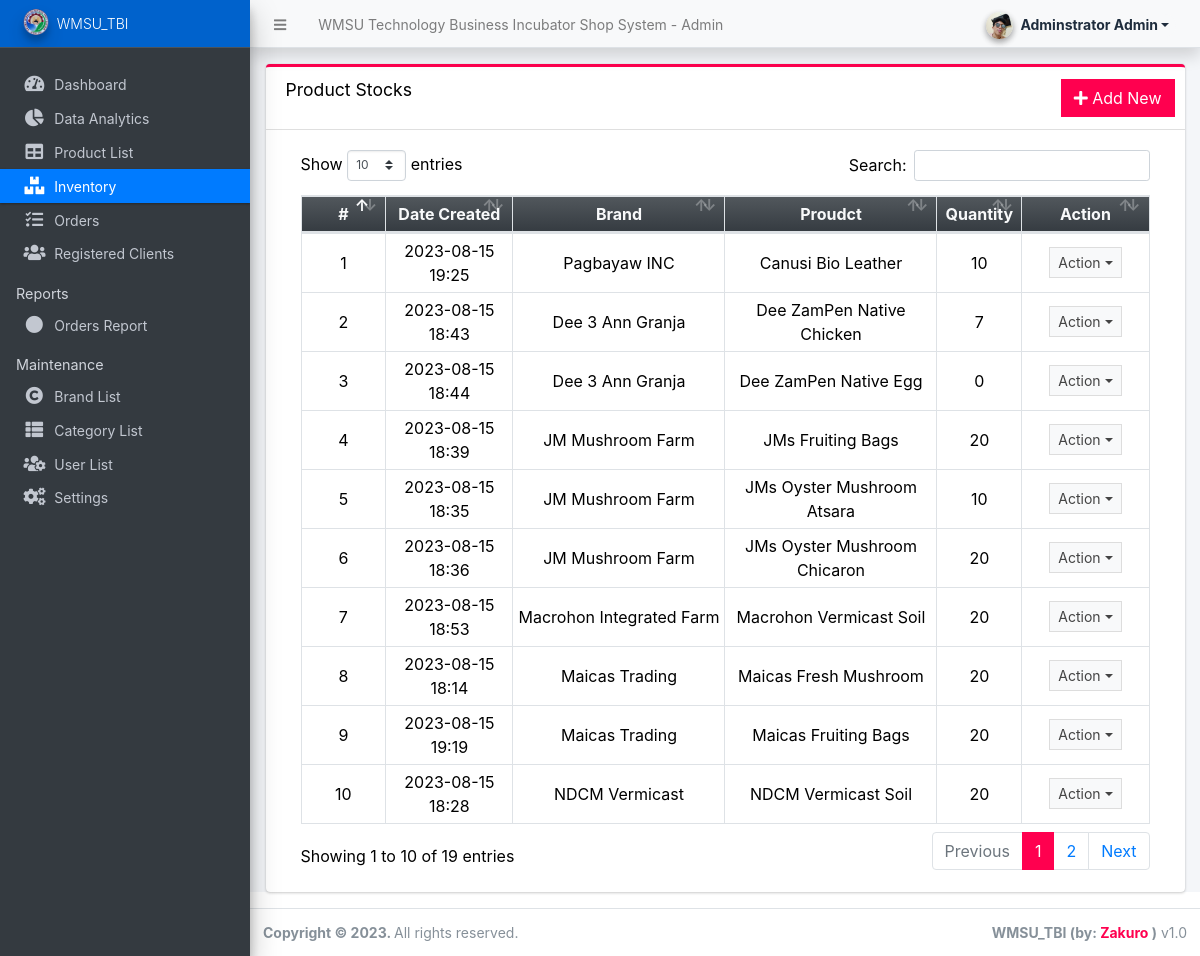
Screenshot of /admin/?page=inventory (signed in) with the database file from the repository.
### tables this page shows
CREATE TABLE `product_list` (
  `id` int(30) NOT NULL,
  `brand_id` int(30) NOT NULL,
  `category_id` int(30) NOT NULL,
  `name` text NOT NULL,
  `models` text NOT NULL,
  `description` text NOT NULL,
  `price` float NOT NULL DEFAULT 0,
  `status` tinyint(1) NOT NULL DEFAULT 1,
  `image_path` text NOT NULL,
  `delete_flag` tinyint(1) NOT NULL DEFAULT 0,
  `date_created` datetime NOT NULL DEFAULT current_timestamp(),
  `date_updated` datetime DEFAULT NULL ON UPDATE current_timestamp()
);

CREATE TABLE `brand_list` (
  `id` int(30) NOT NULL,
  `name` text NOT NULL,
  `image_path` text NOT NULL,
  `delete_flag` tinyint(1) NOT NULL DEFAULT 0,
  `status` tinyint(1) NOT NULL DEFAULT 1,
  `date_created` datetime NOT NULL DEFAULT current_timestamp(),
  `date_updated` datetime DEFAULT NULL ON UPDATE current_timestamp()
);

### admin/inventory/index.php (the view, shortened to what this page needs)
<div class="card card-outline card-primary">
	<div class="card-header">
		<h3 class="card-title">Product Stocks</h3>
		<div class="card-tools">
			<a href="javascript:void(0)" id="add_new" class="btn btn-flat btn-primary"><span class="fas fa-plus"></span>  Add New</a>
		</div>
	</div>
	<div class="card-body">
		<div class="container-fluid">
        <div class="container-fluid">
			<table class="table table-bordered table-stripped">
				<colgroup>
					<col width="10%">
					<col width="15%">
					<col width="25%">
					<col width="25%">
					<col width="10%">
					<col width="15%">
				</colgroup>
				<thead>
					<tr class="bg-gradient-dark text-light">
						<th class="text-center">#</th>
						<th class="text-center">Date Created</th>
						<th class="text-center">Brand</th>
						<th class="text-center">Proudct</th>
						<th class="text-center">Quantity</th>
						<th class="text-center">Action</th>
					</tr>
				</thead>
				<tbody>
					<?php
					$i = 1;
						$qry = $conn->query("SELECT p.*,b.name as brand from `product_list` p inner join brand_list b on p.brand_id = b.id where p.delete_flag = 0 order by (p.`name`) asc ");
						while($row = $qry->fetch_assoc()):
							$row['stocks'] = $conn->query("SELECT SUM(quantity) FROM stock_list where product_id = '{$row['id']}'")->fetch_array()[0];
							$row['out'] = $conn->query("SELECT SUM(quantity) FROM order_items where product_id = '{$row['id']}' and order_id in (SELECT id FROM order_list where `status` != 5) ")->fetch_array()[0];
							$row['stocks'] = $row['stocks'] > 0 ? $row['stocks'] : 0;
        					$row['out'] = $row['out'] > 0 ? $row['out'] : 0;
							$row['available'] = $row['stocks'] -$row['out'];
					?>
						<tr>
							<td class="text-center"><?php echo $i++; ?></td>
							<td class="text-center"><?php echo date("Y-m-d H:i",strtotime($row['date_created'])) ?></td>
							<td class="text-center"><?php echo ucwords($row['brand']) ?></td>
							<td class="text-center"><?php echo ucwords($row['name']) ?></td>
							<td class="text-center"><?= number_format($row['available']) ?></td>
							<td class="text-center">
								 <button type="button" class="btn btn-flat btn-default btn-sm dropdown-toggle dropdown-icon" data-toggle="dropdown">
				                  		Action
				                  </button>
							</td>
						</tr>
					<?php endwhile; ?>
				</tbody>
			</table>
		</div>
		</div>
	</div>
</div>

### rows the page displays
product_list: date_created "2023-08-15 19:25", brand.name "Pagbayaw INC", name "Canusi Bio Leather", available "10"
product_list: date_created "2023-08-15 18:43", brand.name "Dee 3 Ann Granja", name "Dee ZamPen Native Chicken", available "7"
product_list: date_created "2023-08-15 18:44", brand.name "Dee 3 Ann Granja", name "Dee ZamPen Native Egg", delete_flag "0"
product_list: date_created "2023-08-15 18:39", brand.name "JM Mushroom Farm", name "JMs Fruiting Bags", available "20"
product_list: date_created "2023-08-15 18:35", brand.name "JM Mushroom Farm", name "JMs Oyster Mushroom Atsara", available "10"
product_list: date_created "2023-08-15 18:36", brand.name "JM Mushroom Farm", name "JMs Oyster Mushroom Chicaron", available "20"
product_list: date_created "2023-08-15 18:53", brand.name "Macrohon Integrated Farm", name "Macrohon Vermicast Soil", available "20"
product_list: date_created "2023-08-15 18:14", brand.name "Maicas Trading", name "Maicas Fresh Mushroom", available "20"
product_list: date_created "2023-08-15 19:19", brand.name "Maicas Trading", name "Maicas Fruiting Bags", category "20"
product_list: date_created "2023-08-15 18:28", brand.name "NDCM Vermicast", name "NDCM Vermicast Soil", available "20"

### other values shown
$_settings->info('name') "WMSU Technology Business Incubator Shop System"
$_settings->userdata('firstname').' '.$_settings->userdata('lastname') "Adminstrator Admin"
$_settings->info('short_name') "WMSU_TBI"
